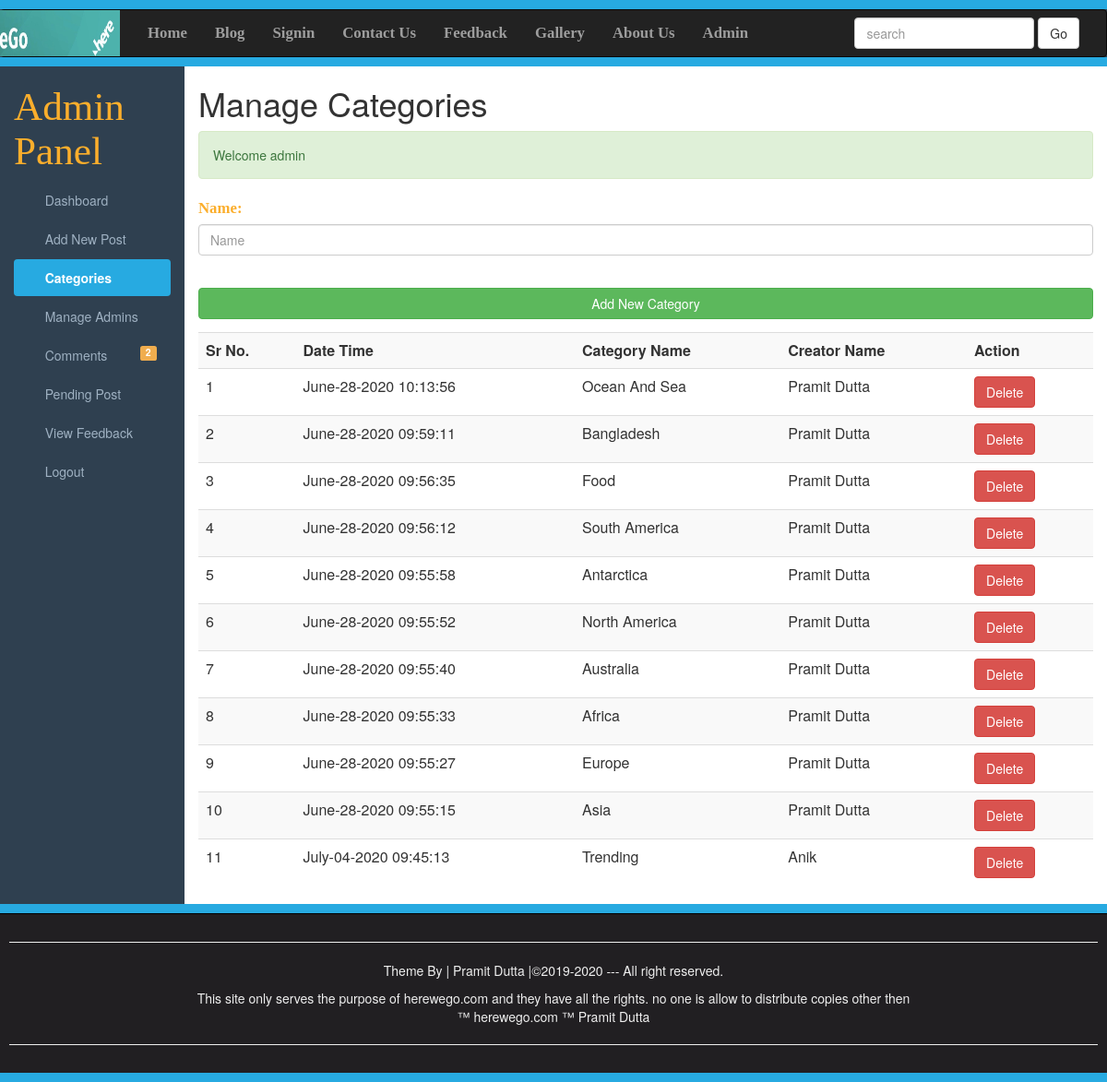
Screenshot of /Categories.php (signed in) with the database file from the repository.
### tables this page shows
CREATE TABLE IF NOT EXISTS `category` (
`id` int(10) NOT NULL,
  `datetime` varchar(50) NOT NULL,
  `name` varchar(100) NOT NULL,
  `creatorname` varchar(200) NOT NULL
);

### Categories.php (the view, shortened to what this page needs)
<?php require_once("Include/Sessions.php"); ?>
<?php require_once("Include/Functions.php"); ?>
<!DOCTYPE>
<html>
    <head>
        <link rel="stylesheet"href="css/bootstrap.min.css">
        <link rel="stylesheet"href="css/adminstyles.css">
        <link rel="stylesheet"href="css/publicstyles.css">
    </head>
    <body>
      <div style="height: 10px; background:#27AAE1"></div>
      <nav class="navbar navbar-inverse" role="navigation">
            <div class="container">
      <div class="navbar-header">
            <a class="navbar-brand" href="Blog.php">
              <img style="margin-top: -15px;margin-left: -100px"src="images/logo2.png" width=200; height=50>
            </a>
              </div>
              <ul class="nav navbar-nav">
                <li><a href="home.php" target="_blank">Home</a></li>
                <li><a href="Blog.php?Page=0" target="_blank">Blog</a></li>
                <li><a href="Signin.php" target="_blank">Signin</a></li>
                <li><a href="contactus.php" target="_blank">Contact Us</a></li>
                <li><a href="feedback.php" target="_blank">Feedback</a></li>
                <li><a href="gallery.php" target="_blank">Gallery</a></li>
                <li><a href="aboutus.php" target="_blank">About Us</a></li>
                <li><a href="Login.php" target="_blank">Admin</a></li>
              </ul>
              <form action="Blog.php" class="navbar-form navbar-right">
                <div class="form-group">
                  <input type="text" class="form-control" placeholder="search" name="Search">
                  <button class="btn btn-default" name="SearchButton">Go</button>
              </form>
            </div>
      </nav>
      <div class="Line" style="height: 10px; background:#27AAE1"></div>
      <div class="container-fluid">
      <div class="row">
      <div class="col-sm-2">
        <h1><span class="FieldInfo">Admin Panel</span></h1>
        <ul id="Side_Menu" class="nav nav-pills nav-stacked">
          <li><a href="dashboard.php">
          <span class="glyphicon glyphicon-th"></span>
          &nbsp;Dashboard</a></li>
          <li><a href="AddNewPost.php">
          <span class="glyphicon glyphicon-list-alt"></span>
          &nbsp;Add New Post</a></li>
          <li class="active"><a href="Categories.php">
          <span class="glyphicon glyphicon-tags"></span>
          &nbsp;Categories</a></li>
          <li><a href="Admins.php">
          <span class="glyphicon glyphicon-user"></span>
          &nbsp;Manage Admins</a></li>
          <li><a href="Comments.php">
          <span class="glyphicon glyphicon-comment"></span>
          &nbsp;Comments
          <?php
          $QueryTotal="SELECT COUNT(*) FROM comments WHERE status='OFF'";
          $ExecuteTotal=mysqli_query($Connection,$QueryTotal);
          $RowsTotal=mysqli_fetch_array($ExecuteTotal);
          $Total=array_shift($RowsTotal);
          if ($Total>0){
          ?>
          <span class="label pull-right label-warning">
          <?php echo $Total; ?>
          </span>
          <?php } ?>
        </a>
      </li>
      <li><a href="pendingpost.php">
      <span class="glyphicon glyphicon-list"></span>
      &nbsp;Pending Post
    </a></li>
          <li><a href="view_feedback.php">
          <span class="glyphicon glyphicon-stats"></span>
          &nbsp;View Feedback</a></li>
          <li><a href="Logout.php">
          <span class="glyphicon glyphicon-log-out"></span>
          &nbsp;Logout</a></li>
        </ul>
      </div>
      <div class="col-sm-10">
        <h1>Manage Categories</h1>
        <?php echo Message();
              echo SuccessMessage();
              ?>
<div>
<form action="Categories.php" method="post">
  <fieldset>
  <div class="form-group">
  <label for="categoryname"><span class="FieldInfo">Name:</span></label>
  <input class="form-control" type="text" name="Category" id="categoryname" placeholder="Name">
  </div>
  <br>
  <input class="btn btn-success btn-block" type="Submit" name="Submit" value="Add New Category">
  </fieldset>
</form>
</div>
<div class="table-responsive">
  <table class="table table-striped table-hover">
    <tr>
      <th>Sr No. </th>
      <th>Date Time </th>
      <th>Category Name </th>
      <th>Creator Name </th>
      <th>Action</th>
    </tr>
<?php
global $Connection;
$ViewQuery="SELECT * FROM category ORDER BY datetime desc";
$Execute=mysqli_query($Connection,$ViewQuery);
$SrNo=0;
while($DataRows=mysqli_fetch_array($Execute)){
        $Id=$DataRows["id"];
        $DateTime=$DataRows["datetime"];
        $CategoryName=$DataRows["name"];
        $CreatorName=$DataRows["creatorname"];
        $SrNo++;
?>
<tr>
<td><?php echo $SrNo; ?></td>
<td><?php echo $DateTime; ?></td>
<td><?php echo $CategoryName; ?></td>
<td><?php echo $CreatorName; ?></td>
<td><a href="DeleteCategory.php?id=<?php echo $Id; ?>">
<span class="btn btn-danger">Delete</span>
</a></td>
</tr>
<?php } ?>
  </table>
</div>
      </div>
    </div>
  </div>
  <div style="height: 10px; background: #27AAE1;"></div>
  <div id="Footer">
  <hr><p>Theme By | Pramit Dutta |&copy;2019-2020 --- All right reserved.
  </p>
  <p>
  This site only serves the purpose of herewego.com and they have all the rights. no one is allow to distribute
  copies other then <br>&trade; herewego.com &trade;  Pramit Dutta</p><hr>
  </div>
  <div style="height: 10px; background: #27AAE1;"></div>
  	</body>
  </html>

### Include/Sessions.php (shortened to what this page needs)
<?php
function SuccessMessage(){
    if(isset($_SESSION["SuccessMessage"])){
       $Output="<div class=\"alert alert-success\">" ;
       $Output.=htmlentities($_SESSION["SuccessMessage"]);
       $Output.="</div>";
       return $Output;
    }
}
?>

### css/adminstyles.css (style rules this page uses)
body { background-color: #2f4050; }
.col-sm-10 { background-color: #ffffff; }
#Side_Menu a { color: #9fb1c2; }
#Side_Menu .active a { color: #ffffff; background-color: #27AAE1; font-weight: bold; }
#Footer { padding:10px; border-top: 1px solid black; color: #eeeeee; background-color: #211f22; text-align: center; }

### css/publicstyles.css (style rules this page uses)
.navbar-nav li { font-weight: bold; font-family: Bitter,Georgia,Times,"Times New Roman",serif; font-size:1.2em; }
.Line { margin-top:-20px; }

### Categories.php (style rules this page uses)
.FieldInfo { color:rgb(251,174,44); font-family: Bitter,Georgia,"Times New Roman",Times,serif; font-size: 1.2em; }

### rows the page displays
category: datetime "June-28-2020 10:13:56", name "Ocean And Sea", creatorname "Pramit Dutta"
category: datetime "June-28-2020 09:59:11", name "Bangladesh", creatorname "Pramit Dutta"
category: datetime "June-28-2020 09:56:35", name "Food", creatorname "Pramit Dutta"
category: datetime "June-28-2020 09:56:12", name "South America", creatorname "Pramit Dutta"
category: datetime "June-28-2020 09:55:58", name "Antarctica", creatorname "Pramit Dutta"
category: datetime "June-28-2020 09:55:52", name "North America", creatorname "Pramit Dutta"
category: datetime "June-28-2020 09:55:40", name "Australia", creatorname "Pramit Dutta"
category: datetime "June-28-2020 09:55:33", name "Africa", creatorname "Pramit Dutta"
category: datetime "June-28-2020 09:55:27", name "Europe", creatorname "Pramit Dutta"
category: datetime "June-28-2020 09:55:15", name "Asia", creatorname "Pramit Dutta"
category: datetime "July-04-2020 09:45:13", name "Trending", creatorname "Anik"

### other values shown
$Total "2"
SuccessMessage() "Welcome admin"
